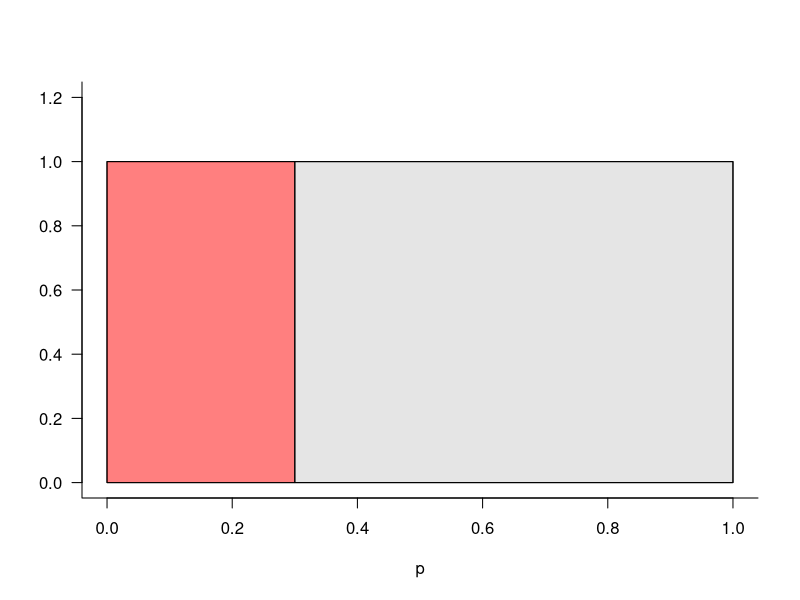
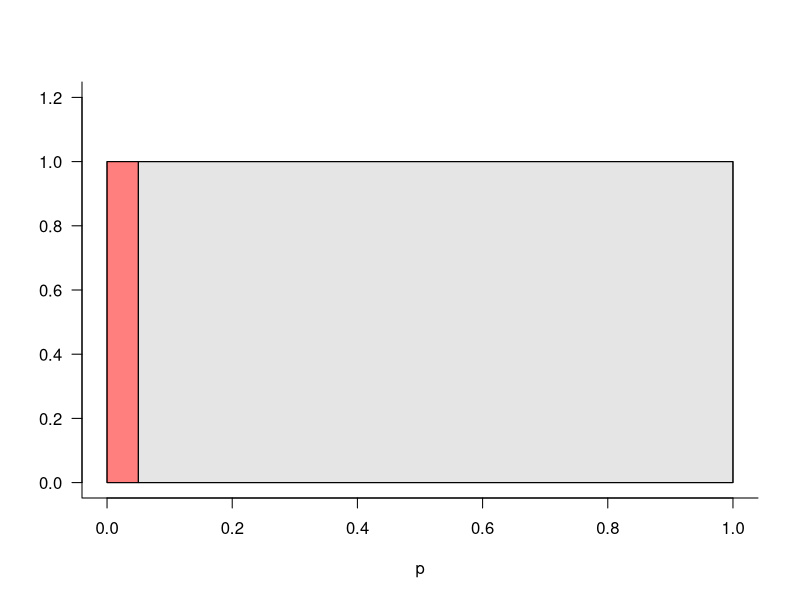
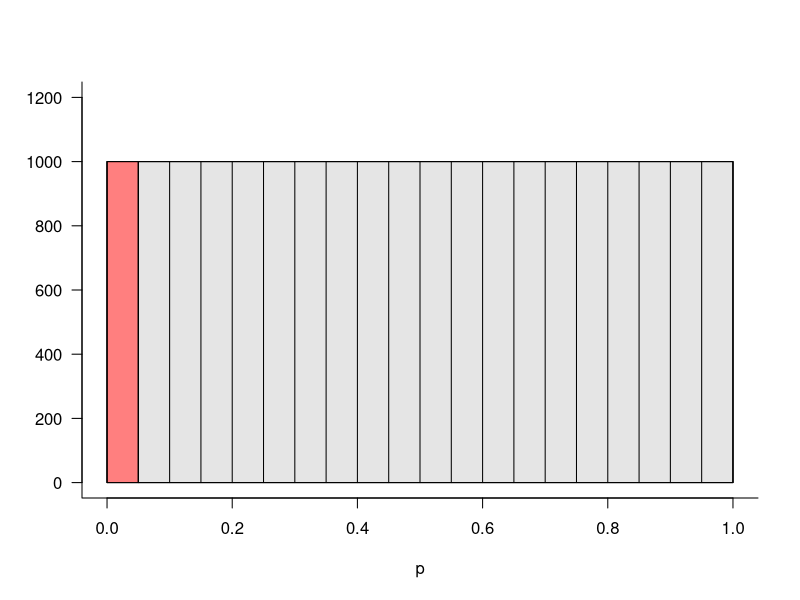
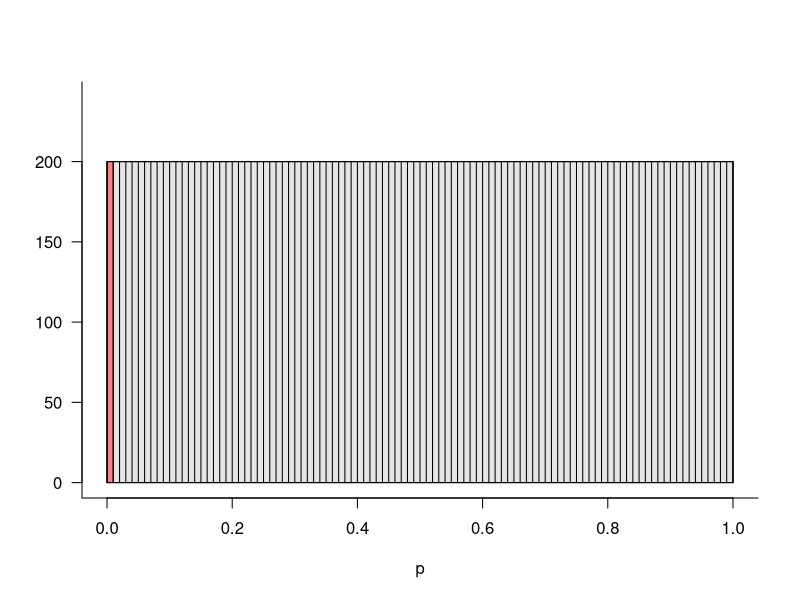
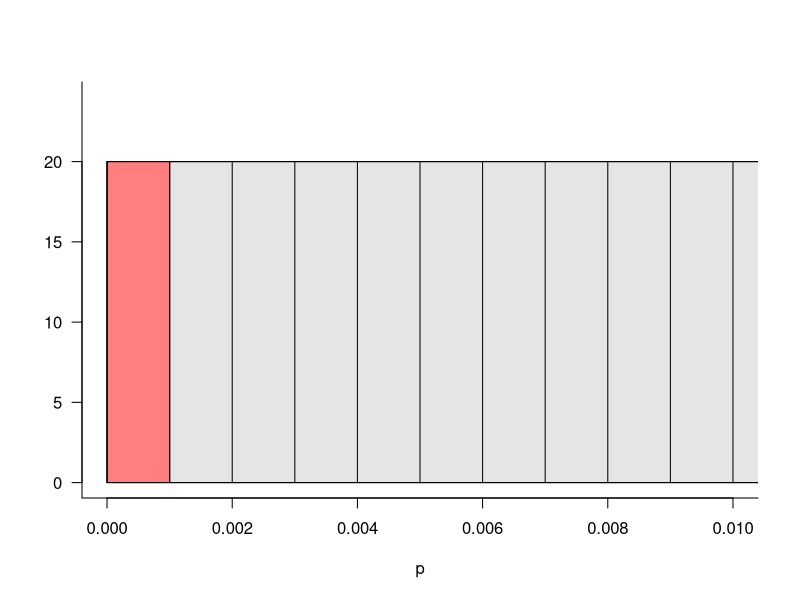
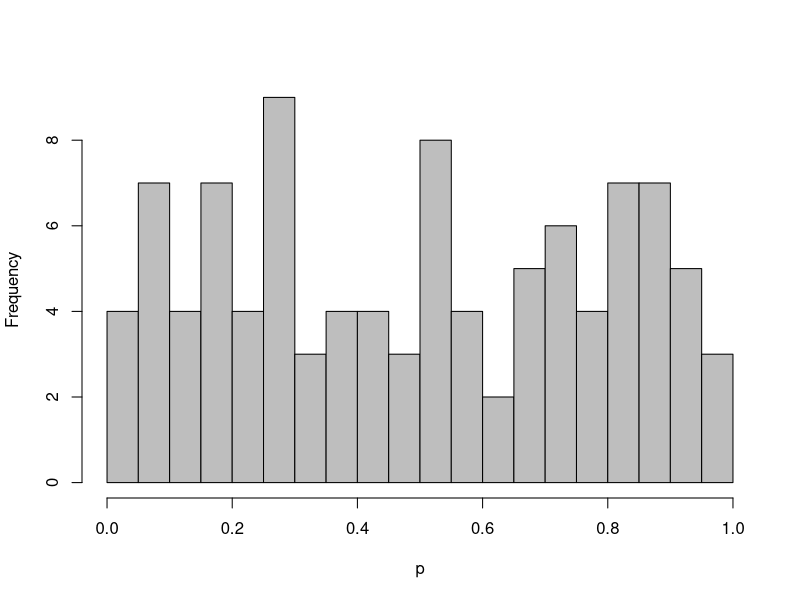
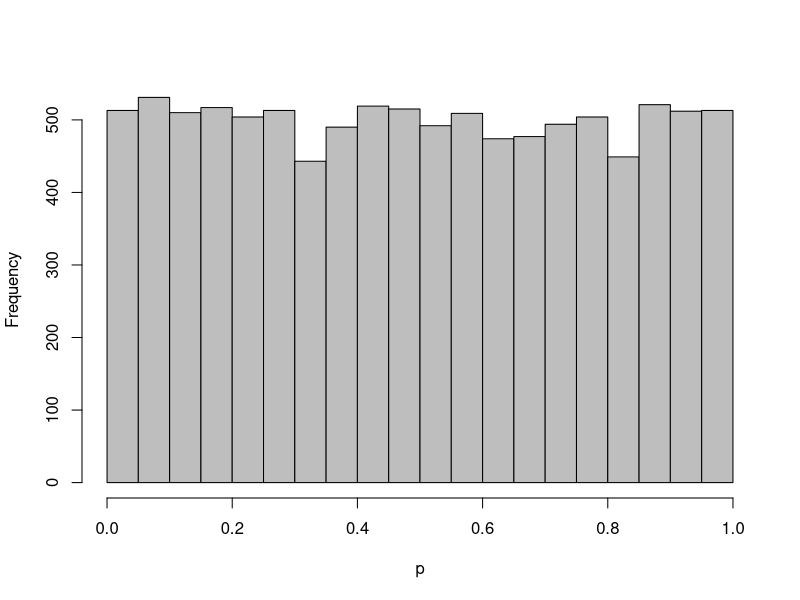
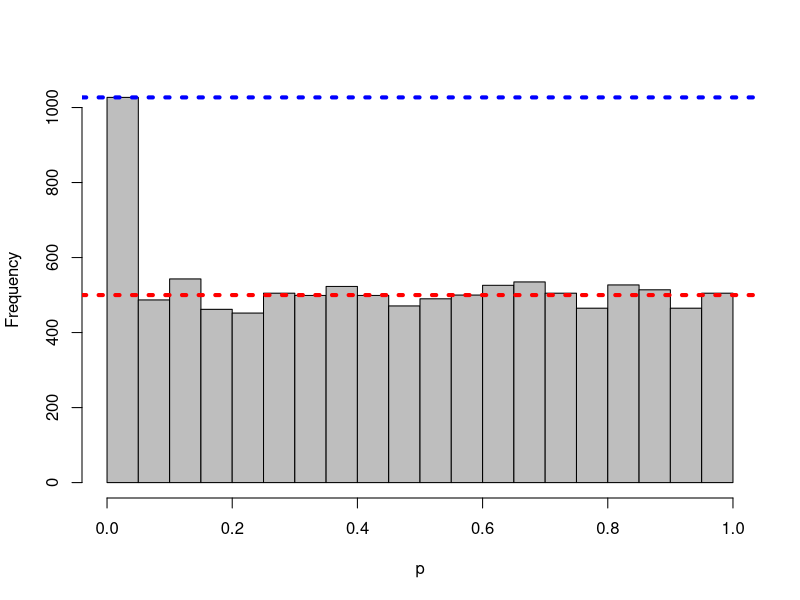

Recreate these plots in R, in order.
drawU <- function(a,y,boxes=FALSE,xmax=1) {
  plot(1,1,type="n",xlim=c(0,xmax),ylim=c(0,1.2*y),bty="L",xlab="p",ylab="",las=1)
  lines(c(0,1,1,0,0),c(0,0,y,y,0))
  polygon(c(0,a,a,0),c(0,0,y,y),col=rgb(1,0,0,.5))
  polygon(c(a,1,1,a),c(0,0,y,y),col=rgb(0,0,0,.1))
  x <- 1/a
  if (boxes) {
    segments(0:x/x, 0, 0:x/x, y)
  }
}

drawU(.3,1)
drawU(1/20,1)
drawU(1/20,20000/20,TRUE)
drawU(1/100,20000/100,TRUE)
drawU(1/1000,20000/1000,TRUE,.01)

z <- rnorm(100)
brks <- 0:20/20
hist(pnorm(z),col="grey",main="",xlab="p",breaks=brks)

z <- rnorm(10000)
hist(pnorm(z),col="grey",main="",xlab="p",breaks=brks)

z <- c(rnorm(10000), rep(-3.72,500))
h <- hist(pnorm(z),col="grey",main="",xlab="p",breaks=brks)
abline(h=10000/20,col="red",lwd=4,lty=3)
abline(h=h$counts[1],col="blue",lwd=4,lty=3)

h <- hist(pnorm(z),col="grey",main="",xlab="p",breaks=0:50/50)
abline(h=10000/50,col="red",lwd=4,lty=3)
abline(h=h$counts[1],col="blue",lwd=4,lty=3)

h <- hist(pnorm(z),col="grey",main="",xlab="p",breaks=0:100/100)
abline(h=10000/100,col="red",lwd=4,lty=3)
abline(h=h$counts[1],col="blue",lwd=4,lty=3)

h <- hist(pnorm(z),col="grey",main="",xlab="p",breaks=0:10000/10000)
abline(h=10000/10000,col="red",lwd=4,lty=3)
abline(h=sum(h$counts[1]),col="blue",lwd=4,lty=3)


set.seed(1)
pvals <- c(runif(90),runif(10,0,.001))
plot(sort(pvals),xlab="i",ylab="p-value",ylim=c(0,1))
abline(0, .05/length(pvals))
legend("top",expression(slope~alpha/m))

plot(sort(pvals),xlab="i",ylab="p-value",ylim=c(0,.03),xlim=c(0,13))
abline(0, .05/length(pvals))
legend("top",expression(slope~alpha/m))

